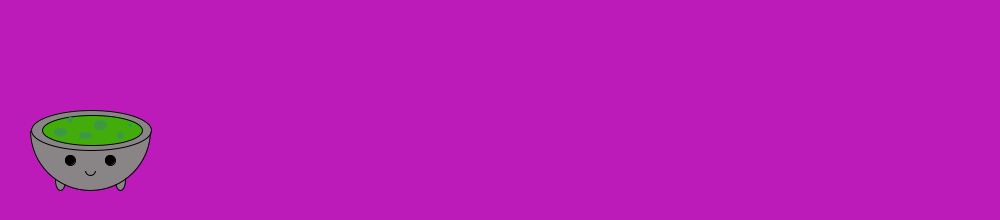
Frame 1 (no input)
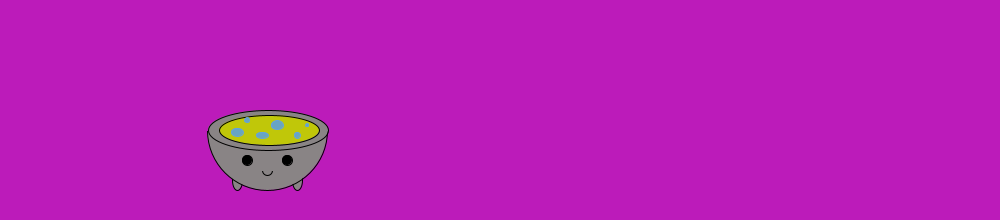
Frame 60 (the mouse pressed at the canvas centre just before this capture)
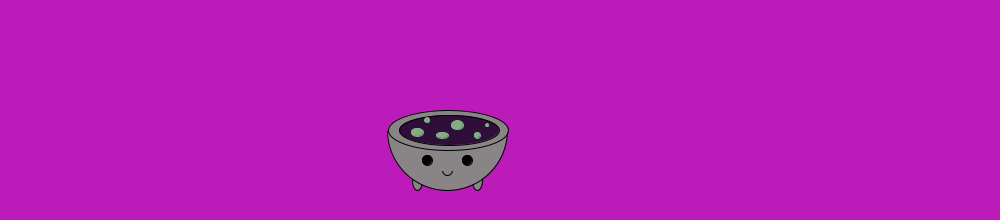
Frame 120 (the mouse held since frame 60 and released just before this capture)

The Processing sketch that drew these frames (run headless with seeded random() and noise(); from frame 60 on, the mouse is pressed at the canvas centre):

// Processing sketch: processing_168001
// ── processing_168001.pde

int a=60;
int b=120;
int x=90;
int y=20;
int c=70;
int d=110;
int e=90;
int f=80;
int g=60;
int h=70;
int i=85;
int j=100;
int k=120;
int l=130;
int m=#42AC0A;
int n=#E82334;
int z=#3F983F;
int o=#FC0019;
 

void setup()
{
  size(1000,220);

}

void draw()
{
 background(#BC1BBA);
 stroke(#000000);
 fill(#898485);
 
 ellipse(b,180,10,20);
 b=b+3;
 ellipse(a,180,10,20);
 a=a+3;
 ellipse(x,130,120,120);
 x=x+1;
 stroke(#BC1BBA);
 fill(#BC1BBA);
 rect(y,60,1000,70);
 y=y+1;
 stroke(#000000);
 fill(#898485);
 ellipse(x,130,120,40);
 x=x+1;
 fill(m);
 m=m+n;
 ellipse(x,130,100,30);
 x=x+1;
 fill(#000000);
 ellipse(c,160,10,10);
 c=c+3;
 ellipse(d,160,10,10);
 d=d+3;
 stroke(#000000);
 fill (#898485);
 ellipse(e,170,10,10);
 e=e+3;
 stroke(#898485);
 fill(#898485);
 rect(f,160,20,10);
 f=f+3;
 
 fill(z);
z=z+o;
 stroke(z);
 z=z+o;
 ellipse(g,132,12,8);
 g=g+3;
 ellipse(h,120,5,5);
 h=h+3;
 ellipse(i,135,12,6);
 i=i+3;
 ellipse(j,125,12,9);
 j=j+3;
 ellipse(k,135,6,6);
 k=k+3;
 ellipse(l,125,3,3);
 l=l+3;
 

 }
